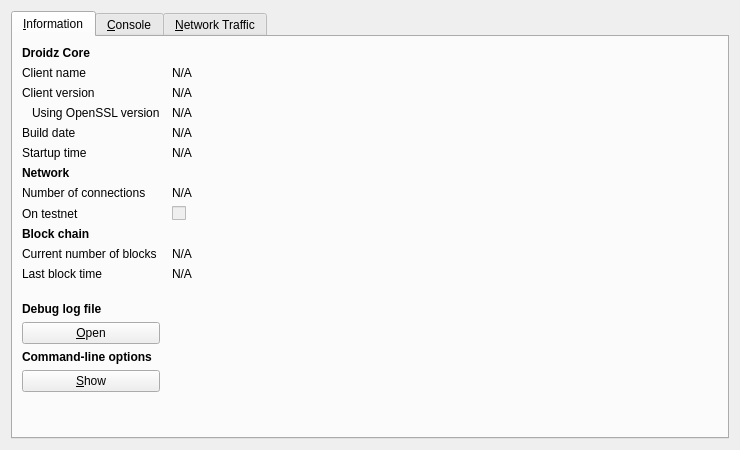
<?xml version="1.0" encoding="UTF-8"?>
<ui version="4.0">
 <class>RPCConsole</class>
 <widget class="QDialog" name="RPCConsole">
  <property name="geometry">
   <rect>
    <x>0</x>
    <y>0</y>
    <width>740</width>
    <height>450</height>
   </rect>
  </property>
  <property name="windowTitle">
   <string>Droidz - Debug window</string>
  </property>
  <layout class="QVBoxLayout" name="verticalLayout_2">
   <item>
    <widget class="QTabWidget" name="tabWidget">
     <property name="currentIndex">
      <number>0</number>
     </property>
     <widget class="QWidget" name="tab_info">
      <attribute name="title">
       <string>&amp;Information</string>
      </attribute>
      <layout class="QGridLayout" name="gridLayout" columnstretch="0,1">
       <property name="horizontalSpacing">
        <number>12</number>
       </property>
       <item row="0" column="0">
        <widget class="QLabel" name="label_9">
         <property name="font">
          <font>
           <weight>75</weight>
           <bold>true</bold>
          </font>
         </property>
         <property name="text">
          <string>Droidz Core</string>
         </property>
        </widget>
       </item>
       <item row="1" column="0">
        <widget class="QLabel" name="label_5">
         <property name="text">
          <string>Client name</string>
         </property>
        </widget>
       </item>
       <item row="1" column="1">
        <widget class="QLabel" name="clientName">
         <property name="cursor">
          <cursorShape>IBeamCursor</cursorShape>
         </property>
         <property name="text">
          <string>N/A</string>
         </property>
         <property name="textFormat">
          <enum>Qt::PlainText</enum>
         </property>
         <property name="textInteractionFlags">
          <set>Qt::LinksAccessibleByMouse|Qt::TextSelectableByKeyboard|Qt::TextSelectableByMouse</set>
         </property>
        </widget>
       </item>
       <item row="2" column="0">
        <widget class="QLabel" name="label_6">
         <property name="text">
          <string>Client version</string>
         </property>
        </widget>
       </item>
       <item row="2" column="1">
        <widget class="QLabel" name="clientVersion">
         <property name="cursor">
          <cursorShape>IBeamCursor</cursorShape>
         </property>
         <property name="text">
          <string>N/A</string>
         </property>
         <property name="textFormat">
          <enum>Qt::PlainText</enum>
         </property>
         <property name="textInteractionFlags">
          <set>Qt::LinksAccessibleByMouse|Qt::TextSelectableByKeyboard|Qt::TextSelectableByMouse</set>
         </property>
        </widget>
       </item>
       <item row="3" column="0">
        <widget class="QLabel" name="label_14">
         <property name="text">
          <string>Using OpenSSL version</string>
         </property>
         <property name="indent">
          <number>10</number>
         </property>
        </widget>
       </item>
       <item row="3" column="1">
        <widget class="QLabel" name="openSSLVersion">
         <property name="cursor">
          <cursorShape>IBeamCursor</cursorShape>
         </property>
         <property name="text">
          <string>N/A</string>
         </property>
         <property name="textFormat">
          <enum>Qt::PlainText</enum>
         </property>
         <property name="textInteractionFlags">
          <set>Qt::LinksAccessibleByMouse|Qt::TextSelectableByKeyboard|Qt::TextSelectableByMouse</set>
         </property>
        </widget>
       </item>
       <item row="4" column="0">
        <widget class="QLabel" name="label_12">
         <property name="text">
          <string>Build date</string>
         </property>
        </widget>
       </item>
       <item row="4" column="1">
        <widget class="QLabel" name="buildDate">
         <property name="cursor">
          <cursorShape>IBeamCursor</cursorShape>
         </property>
         <property name="text">
          <string>N/A</string>
         </property>
         <property name="textFormat">
          <enum>Qt::PlainText</enum>
         </property>
         <property name="textInteractionFlags">
          <set>Qt::LinksAccessibleByMouse|Qt::TextSelectableByKeyboard|Qt::TextSelectableByMouse</set>
         </property>
        </widget>
       </item>
       <item row="5" column="0">
        <widget class="QLabel" name="label_13">
         <property name="text">
          <string>Startup time</string>
         </property>
        </widget>
       </item>
       <item row="5" column="1">
        <widget class="QLabel" name="startupTime">
         <property name="cursor">
          <cursorShape>IBeamCursor</cursorShape>
         </property>
         <property name="text">
          <string>N/A</string>
         </property>
         <property name="textFormat">
          <enum>Qt::PlainText</enum>
         </property>
         <property name="textInteractionFlags">
          <set>Qt::LinksAccessibleByMouse|Qt::TextSelectableByKeyboard|Qt::TextSelectableByMouse</set>
         </property>
        </widget>
       </item>
       <item row="6" column="0">
        <widget class="QLabel" name="label_11">
         <property name="font">
          <font>
           <weight>75</weight>
           <bold>true</bold>
          </font>
         </property>
         <property name="text">
          <string>Network</string>
         </property>
        </widget>
       </item>
       <item row="7" column="0">
        <widget class="QLabel" name="label_7">
         <property name="text">
          <string>Number of connections</string>
         </property>
        </widget>
       </item>
       <item row="7" column="1">
        <widget class="QLabel" name="numberOfConnections">
         <property name="cursor">
          <cursorShape>IBeamCursor</cursorShape>
         </property>
         <property name="text">
          <string>N/A</string>
         </property>
         <property name="textFormat">
          <enum>Qt::PlainText</enum>
         </property>
         <property name="textInteractionFlags">
          <set>Qt::LinksAccessibleByMouse|Qt::TextSelectableByKeyboard|Qt::TextSelectableByMouse</set>
         </property>
        </widget>
       </item>
       <item row="8" column="0">
        <widget class="QLabel" name="label_8">
         <property name="text">
          <string>On testnet</string>
         </property>
        </widget>
       </item>
       <item row="8" column="1">
        <widget class="QCheckBox" name="isTestNet">
         <property name="enabled">
          <bool>false</bool>
         </property>
         <property name="text">
          <string/>
         </property>
        </widget>
       </item>
       <item row="9" column="0">
        <widget class="QLabel" name="label_10">
         <property name="font">
          <font>
           <weight>75</weight>
           <bold>true</bold>
          </font>
         </property>
         <property name="text">
          <string>Block chain</string>
         </property>
        </widget>
       </item>
       <item row="10" column="0">
        <widget class="QLabel" name="label_3">
         <property name="text">
          <string>Current number of blocks</string>
         </property>
        </widget>
       </item>
       <item row="10" column="1">
        <widget class="QLabel" name="numberOfBlocks">
         <property name="cursor">
          <cursorShape>IBeamCursor</cursorShape>
         </property>
         <property name="text">
          <string>N/A</string>
         </property>
         <property name="textFormat">
          <enum>Qt::PlainText</enum>
         </property>
         <property name="textInteractionFlags">
          <set>Qt::LinksAccessibleByMouse|Qt::TextSelectableByKeyboard|Qt::TextSelectableByMouse</set>
         </property>
        </widget>
       </item>
       <item row="11" column="0">
        <widget class="QLabel" name="label_2">
         <property name="text">
          <string>Last block time</string>
         </property>
        </widget>
       </item>
       <item row="11" column="1">
        <widget class="QLabel" name="lastBlockTime">
         <property name="cursor">
          <cursorShape>IBeamCursor</cursorShape>
         </property>
         <property name="text">
          <string>N/A</string>
         </property>
         <property name="textFormat">
          <enum>Qt::PlainText</enum>
         </property>
         <property name="textInteractionFlags">
          <set>Qt::LinksAccessibleByMouse|Qt::TextSelectableByKeyboard|Qt::TextSelectableByMouse</set>
         </property>
        </widget>
       </item>
       <item row="12" column="0">
        <spacer name="verticalSpacer_2">
         <property name="orientation">
          <enum>Qt::Vertical</enum>
         </property>
         <property name="sizeHint" stdset="0">
          <size>
           <width>20</width>
           <height>20</height>
          </size>
         </property>
        </spacer>
       </item>
       <item row="13" column="0">
        <widget class="QLabel" name="labelDebugLogfile">
         <property name="font">
          <font>
           <weight>75</weight>
           <bold>true</bold>
          </font>
         </property>
         <property name="text">
          <string>Debug log file</string>
         </property>
        </widget>
       </item>
       <item row="14" column="0">
        <widget class="QPushButton" name="openDebugLogfileButton">
         <property name="toolTip">
          <string>Open the Droidz debug log file from the current data directory. This can take a few seconds for large log files.</string>
         </property>
         <property name="text">
          <string>&amp;Open</string>
         </property>
         <property name="autoDefault">
          <bool>false</bool>
         </property>
        </widget>
       </item>
       <item row="15" column="0">
        <widget class="QLabel" name="labelCLOptions">
         <property name="font">
          <font>
           <weight>75</weight>
           <bold>true</bold>
          </font>
         </property>
         <property name="text">
          <string>Command-line options</string>
         </property>
        </widget>
       </item>
       <item row="16" column="0">
        <widget class="QPushButton" name="showCLOptionsButton">
         <property name="toolTip">
          <string>Show the Droidz-Qt help message to get a list with possible Droidz command-line options.</string>
         </property>
         <property name="text">
          <string>&amp;Show</string>
         </property>
         <property name="autoDefault">
          <bool>false</bool>
         </property>
        </widget>
       </item>
       <item row="17" column="0">
        <spacer name="verticalSpacer">
         <property name="orientation">
          <enum>Qt::Vertical</enum>
         </property>
         <property name="sizeHint" stdset="0">
          <size>
           <width>20</width>
           <height>40</height>
          </size>
         </property>
        </spacer>
       </item>
      </layout>
     </widget>
     <widget class="QWidget" name="tab_console">
      <attribute name="title">
       <string>&amp;Console</string>
      </attribute>
      <layout class="QVBoxLayout" name="verticalLayout_3">
       <property name="spacing">
        <number>3</number>
       </property>
       <item>
        <widget class="QTextEdit" name="messagesWidget">
         <property name="minimumSize">
          <size>
           <width>0</width>
           <height>100</height>
          </size>
         </property>
         <property name="readOnly">
          <bool>true</bool>
         </property>
         <property name="tabKeyNavigation" stdset="0">
          <bool>false</bool>
         </property>
         <property name="columnCount" stdset="0">
          <number>2</number>
         </property>
        </widget>
       </item>
       <item>
        <layout class="QHBoxLayout" name="horizontalLayout">
         <property name="spacing">
          <number>3</number>
         </property>
         <item>
          <widget class="QLabel" name="label">
           <property name="text">
            <string notr="true">&gt;</string>
           </property>
          </widget>
         </item>
         <item>
          <widget class="QLineEdit" name="lineEdit"/>
         </item>
         <item>
          <widget class="QPushButton" name="clearButton">
           <property name="maximumSize">
            <size>
             <width>24</width>
             <height>24</height>
            </size>
           </property>
           <property name="toolTip">
            <string>Clear console</string>
           </property>
           <property name="text">
            <string/>
           </property>
           <property name="icon">
            <iconset resource="../bitcoin.qrc">
             <normaloff>:/icons/remove</normaloff>:/icons/remove</iconset>
           </property>
           <property name="shortcut">
            <string notr="true">Ctrl+L</string>
           </property>
           <property name="autoDefault">
            <bool>false</bool>
           </property>
          </widget>
         </item>
        </layout>
       </item>
      </layout>
     </widget>
     <widget class="QWidget" name="tab">
      <attribute name="title">
       <string>&amp;Network Traffic</string>
      </attribute>
      <layout class="QHBoxLayout" name="horizontalLayout_3">
       <item>
        <layout class="QVBoxLayout" name="verticalLayout_4">
         <item>
          <widget class="TrafficGraphWidget" name="trafficGraph" native="true">
           <property name="sizePolicy">
            <sizepolicy hsizetype="Expanding" vsizetype="Expanding">
             <horstretch>0</horstretch>
             <verstretch>0</verstretch>
            </sizepolicy>
           </property>
          </widget>
         </item>
         <item>
          <layout class="QHBoxLayout" name="horizontalLayout_2">
           <item>
            <widget class="QSlider" name="sldGraphRange">
             <property name="minimum">
              <number>1</number>
             </property>
             <property name="maximum">
              <number>288</number>
             </property>
             <property name="pageStep">
              <number>12</number>
             </property>
             <property name="value">
              <number>6</number>
             </property>
             <property name="orientation">
              <enum>Qt::Horizontal</enum>
             </property>
            </widget>
           </item>
           <item>
            <widget class="QLabel" name="lblGraphRange">
             <property name="minimumSize">
              <size>
               <width>100</width>
               <height>0</height>
              </size>
             </property>
             <property name="alignment">
              <set>Qt::AlignCenter</set>
             </property>
            </widget>
           </item>
           <item>
            <widget class="QPushButton" name="btnClearTrafficGraph">
             <property name="text">
              <string>&amp;Clear</string>
             </property>
            </widget>
           </item>
          </layout>
         </item>
        </layout>
       </item>
       <item>
        <layout class="QVBoxLayout" name="verticalLayout">
         <item>
          <widget class="QGroupBox" name="groupBox">
           <property name="title">
            <string>Totals</string>
           </property>
           <layout class="QVBoxLayout" name="verticalLayout_5">
            <item>
             <layout class="QHBoxLayout" name="horizontalLayout_4">
              <item>
               <widget class="Line" name="line">
                <property name="sizePolicy">
                 <sizepolicy hsizetype="Fixed" vsizetype="Fixed">
                  <horstretch>0</horstretch>
                  <verstretch>0</verstretch>
                 </sizepolicy>
                </property>
                <property name="minimumSize">
                 <size>
                  <width>10</width>
                  <height>0</height>
                 </size>
                </property>
                <property name="palette">
                 <palette>
                  <active>
                   <colorrole role="Light">
                    <brush brushstyle="SolidPattern">
                     <color alpha="255">
                      <red>0</red>
                      <green>255</green>
                      <blue>0</blue>
                     </color>
                    </brush>
                   </colorrole>
                  </active>
                  <inactive>
                   <colorrole role="Light">
                    <brush brushstyle="SolidPattern">
                     <color alpha="255">
                      <red>0</red>
                      <green>255</green>
                      <blue>0</blue>
                     </color>
                    </brush>
                   </colorrole>
                  </inactive>
                  <disabled>
                   <colorrole role="Light">
                    <brush brushstyle="SolidPattern">
                     <color alpha="255">
                      <red>0</red>
                      <green>255</green>
                      <blue>0</blue>
                     </color>
                    </brush>
                   </colorrole>
                  </disabled>
                 </palette>
                </property>
                <property name="orientation">
                 <enum>Qt::Horizontal</enum>
                </property>
               </widget>
              </item>
              <item>
               <widget class="QLabel" name="label_16">
                <property name="text">
                 <string>In:</string>
                </property>
               </widget>
              </item>
              <item>
               <widget class="QLabel" name="lblBytesIn">
                <property name="minimumSize">
                 <size>
                  <width>50</width>
                  <height>0</height>
                 </size>
                </property>
                <property name="alignment">
                 <set>Qt::AlignRight|Qt::AlignTrailing|Qt::AlignVCenter</set>
                </property>
               </widget>
              </item>
             </layout>
            </item>
            <item>
             <layout class="QHBoxLayout" name="horizontalLayout_5">
              <item>
               <widget class="Line" name="line_2">
                <property name="sizePolicy">
                 <sizepolicy hsizetype="Fixed" vsizetype="Fixed">
                  <horstretch>0</horstretch>
                  <verstretch>0</verstretch>
                 </sizepolicy>
                </property>
                <property name="minimumSize">
                 <size>
                  <width>10</width>
                  <height>0</height>
                 </size>
                </property>
                <property name="palette">
                 <palette>
                  <active>
                   <colorrole role="Light">
                    <brush brushstyle="SolidPattern">
                     <color alpha="255">
                      <red>255</red>
                      <green>0</green>
                      <blue>0</blue>
                     </color>
                    </brush>
                   </colorrole>
                  </active>
                  <inactive>
                   <colorrole role="Light">
                    <brush brushstyle="SolidPattern">
                     <color alpha="255">
                      <red>255</red>
                      <green>0</green>
                      <blue>0</blue>
                     </color>
                    </brush>
                   </colorrole>
                  </inactive>
                  <disabled>
                   <colorrole role="Light">
                    <brush brushstyle="SolidPattern">
                     <color alpha="255">
                      <red>255</red>
                      <green>0</green>
                      <blue>0</blue>
                     </color>
                    </brush>
                   </colorrole>
                  </disabled>
                 </palette>
                </property>
                <property name="orientation">
                 <enum>Qt::Horizontal</enum>
                </property>
               </widget>
              </item>
              <item>
               <widget class="QLabel" name="label_17">
                <property name="text">
                 <string>Out:</string>
                </property>
               </widget>
              </item>
              <item>
               <widget class="QLabel" name="lblBytesOut">
                <property name="minimumSize">
                 <size>
                  <width>50</width>
                  <height>0</height>
                 </size>
                </property>
                <property name="alignment">
                 <set>Qt::AlignRight|Qt::AlignTrailing|Qt::AlignVCenter</set>
                </property>
               </widget>
              </item>
             </layout>
            </item>
            <item>
             <spacer name="verticalSpacer_4">
              <property name="orientation">
               <enum>Qt::Vertical</enum>
              </property>
              <property name="sizeHint" stdset="0">
               <size>
                <width>20</width>
                <height>407</height>
               </size>
              </property>
             </spacer>
            </item>
           </layout>
          </widget>
         </item>
        </layout>
       </item>
      </layout>
     </widget>
    </widget>
   </item>
  </layout>
 </widget>
 <customwidgets>
  <customwidget>
   <class>TrafficGraphWidget</class>
   <extends>QWidget</extends>
   <header>trafficgraphwidget.h</header>
   <container>1</container>
   <slots>
    <slot>clear()</slot>
   </slots>
  </customwidget>
 </customwidgets>
 <resources>
  <include location="../bitcoin.qrc"/>
 </resources>
 <connections/>
</ui>
